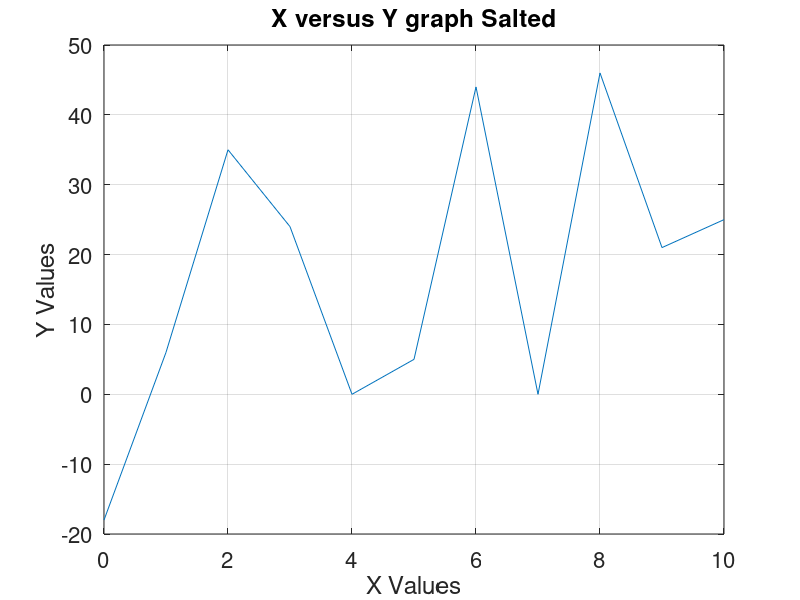

Recreate this plot in MATLAB.
%read csv to get data
M = csvread('OctavePlotter.csv')

%extract the x and y values
x = M(:,1)
y = M(:,2)

for i=1:10
  y(i) = y(i) + randi([-30 30])
end

plot(x,y)

%labels for graph
title('X versus Y graph Salted')
set(gca, 'fontsize', 16)
xlabel('X Values')
ylabel('Y Values')

%adds a grid to the graph
grid on

csvwrite('OctaveSalter.csv',[x,y])